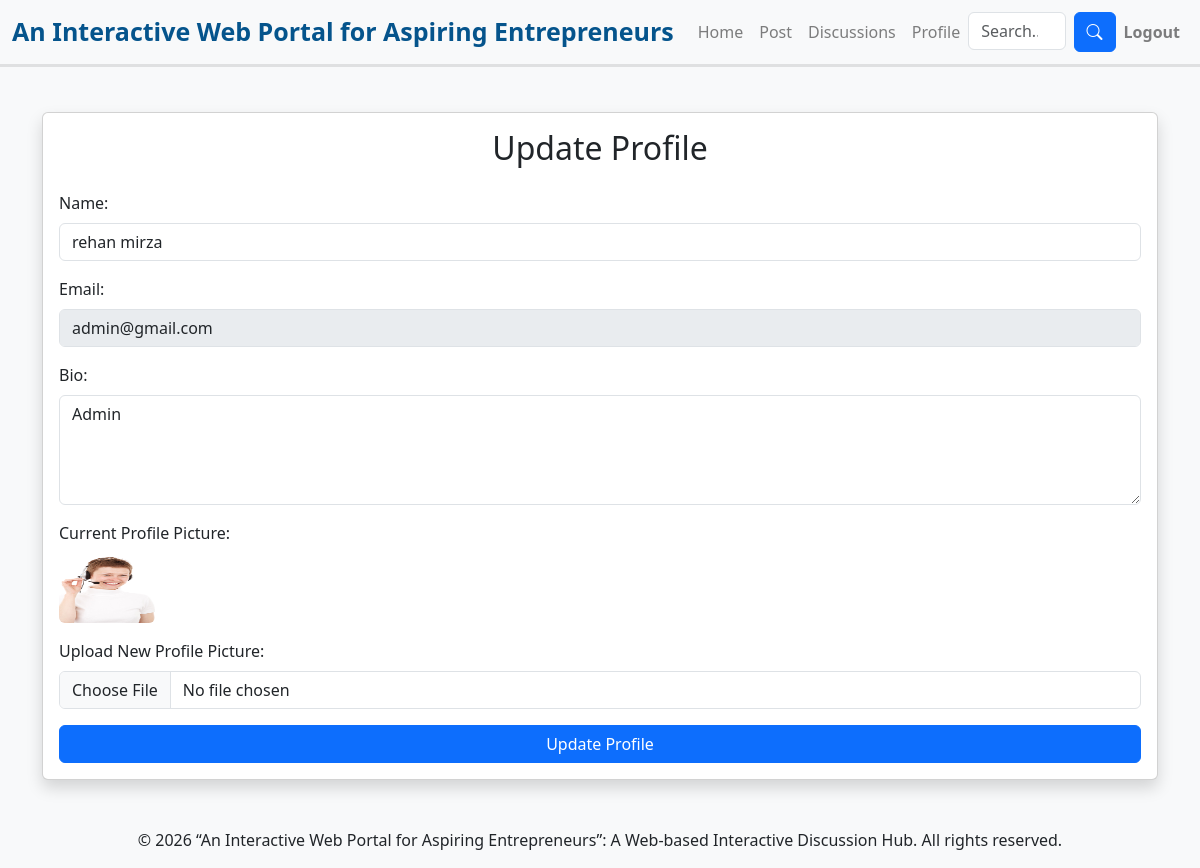
/update_profile.php (signed in), run on the app's committed database.
### tables this page shows
CREATE TABLE `users` (
  `id` int(11) NOT NULL,
  `name` varchar(100) NOT NULL,
  `email` varchar(100) NOT NULL,
  `password` varchar(255) NOT NULL,
  `profile_picture` varchar(255) DEFAULT NULL,
  `bio` text DEFAULT NULL,
  `role` enum('User','Agent','Admin','') NOT NULL,
  `status` varchar(50) NOT NULL,
  `created_at` timestamp NOT NULL DEFAULT current_timestamp()
);

### update_profile.php (the view, shortened to what this page needs)
<?php
include 'database.php';
include 'navbar2.php';
$user_id = $_SESSION['user_id'];
$stmt = $conn->prepare("SELECT name, email, bio, profile_picture FROM users WHERE id = ?");
$stmt->bind_param("i", $user_id);
$stmt->execute();
$result = $stmt->get_result();
$user = $result->fetch_assoc();
?>
<!DOCTYPE html>
<html lang="en">
<head>
    <link href="https://cdn.jsdelivr.net/npm/bootstrap@5.3.0-alpha1/dist/css/bootstrap.min.css" rel="stylesheet">
</head>
<body class="bg-light">
<div class="container mt-5">
    <div class="card shadow">
        <div class="card-body">
            <h2 class="card-title text-center">Update Profile</h2>
            <form method="POST" enctype="multipart/form-data" class="mt-4">
                <div class="mb-3">
                    <label for="name" class="form-label">Name:</label>
                    <input type="text" class="form-control" name="name" id="name" value="<?php echo htmlspecialchars($user['name']); ?>" required>
                </div>
                <div class="mb-3">
                    <label for="email" class="form-label">Email:</label>
                    <input type="email" class="form-control" id="email" value="<?php echo htmlspecialchars($user['email']); ?>" disabled>
                </div>
                <div class="mb-3">
                    <label for="bio" class="form-label">Bio:</label>
                    <textarea name="bio" id="bio" class="form-control" rows="4" required><?php echo htmlspecialchars($user['bio']); ?></textarea>
                </div>
                <div class="mb-3">
                    <label class="form-label">Current Profile Picture:</label><br>
                    <?php if (!empty($user['profile_picture'])): ?>
                        <img src="<?php echo htmlspecialchars($user['profile_picture']); ?>" class="img-fluid rounded" style="max-width: 200px;">
                    <?php else: ?>
                        <p>No profile picture uploaded.</p>
                    <?php endif; ?>
                </div>
                <div class="mb-3">
                    <label for="profile_picture" class="form-label">Upload New Profile Picture:</label>
                    <input type="file" class="form-control" name="profile_picture" id="profile_picture" accept="image/*">
                </div>
                <button type="submit" class="btn btn-primary w-100">Update Profile</button>
            </form>
        </div>
    </div>
</div>
<?php include 'footer.php'; ?>
</body>
</html>

### navbar2.php (style rules this page uses)
img { width: 96px !important; height: 70px !important; }

### data on the page
users: name "rehan mirza", email "admin@gmail.com", bio "Admin", profile_picture (picture)
